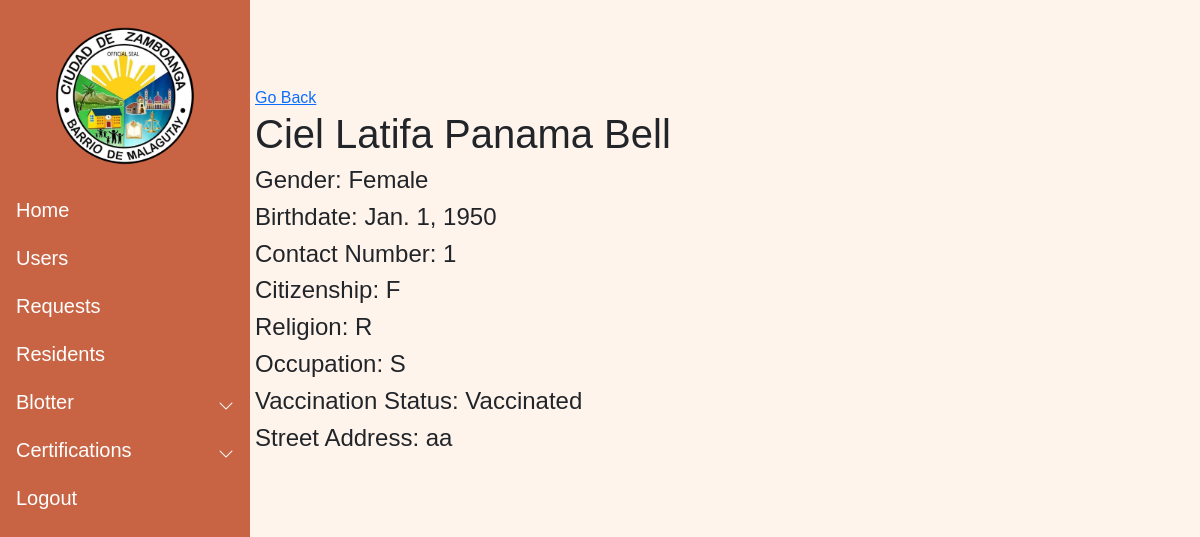
The page /resident_profile/13/ (signed in) on the database as committed earlier.
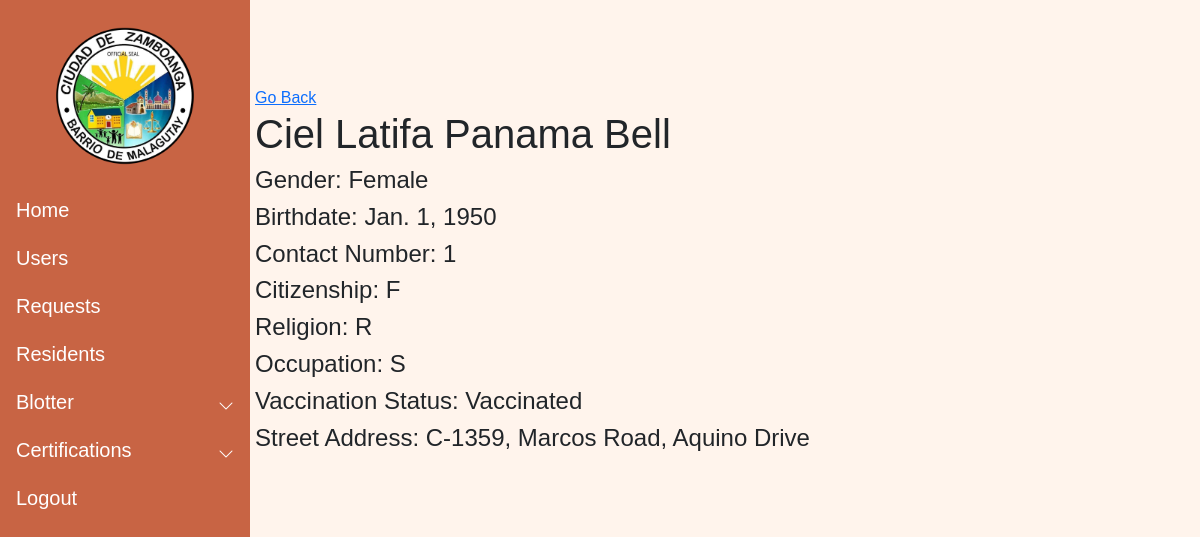
The same page on the database as committed later.
### Resident/models.py (models this page shows, shortened)
class Resident (models.Model):
    pic = models.ImageField(null=True, blank = True, verbose_name="Profile Picture", upload_to= "images/")
    First_name = models.CharField(max_length=50)
    Last_name = models.CharField(max_length=50)
    Middle_name = models.CharField(max_length=50)
    Birthdate = models.DateField(auto_now_add=False, auto_now=False)
    Gender_choices = (
        ('Male','Male'),
        ('Female','Female')
        )
    Gender = models.CharField(max_length=100, choices=Gender_choices, default = "Not Specified")
    Contact = models.CharField(max_length=11)
    Cstatus_choices = (
        ('Single','Single'),
        ('Married','Married'),
        ('Divorced','Divorced'),
        ('Separated','Separated'),
        ('Widowed','Widowed'),
        )
    Marital_status = models.CharField(max_length=100, choices = Cstatus_choices, default = "")
    Citizenship = models.CharField(max_length=100)
    Religion = models.CharField(max_length=100)
    Occupation = models.CharField(max_length=100, null=True, blank=True)
    Vac_choices = (
        ('Vaccinated','Vaccinated'),
        ('Non-Vaccinated','Non-Vaccinated')
    )
    Vaccination = models.CharField(max_length=100, choices = Vac_choices, verbose_name="Vaccination Status", default="")
    Address = models.TextField(max_length=250, verbose_name="Street Address")
    Blacklisted = models.BooleanField(default = False)
    created_date = models.DateTimeField(auto_now_add=True)
    modified_date = models.DateTimeField(auto_now=True)

### Resident/views.py (the view)
# urls.py: path('resident_profile/<str:pk>/', Display_profile, name = "resident_profile"),
@login_required(login_url='login')
def Display_profile(request, pk):
    resident_obj = Resident.objects.get(id = pk)
    context = {
        "profile" : resident_obj
    }
    return render(request, "resident_profile.html",context=context)

### templates/resident_profile.html (shortened to what this page needs)
{% extends 'base.html' %}
{%  load static %}
{% block content %}
<a href = "{{request.META.HTTP_REFERER}}">Go Back</a>
<h1>{{profile.First_name}} {{profile.Middle_name}} {{profile.Last_name}} </h1>
<h4>Gender: {{profile.Gender}}</h4>
<h4>Birthdate: {{profile.Birthdate}}</h4>
<h4>Contact Number: {{profile.Contact}}</h4>
<h4>Citizenship: {{profile.Citizenship}}</h4>
<h4>Religion: {{profile.Religion}}</h4>
<h4>Occupation: {{profile.Occupation}}</h4>
<h4>Vaccination Status: {{profile.Vaccination}}</h4>
<h4>Street Address: {{profile.Address}}</h4>
{%  endblock content %}

Rows that differ between the two databases and show on the page:
changed Resident "Ciel Latifa": Address "aa" → "C-1359, Marcos Road, Aquino Drive"
